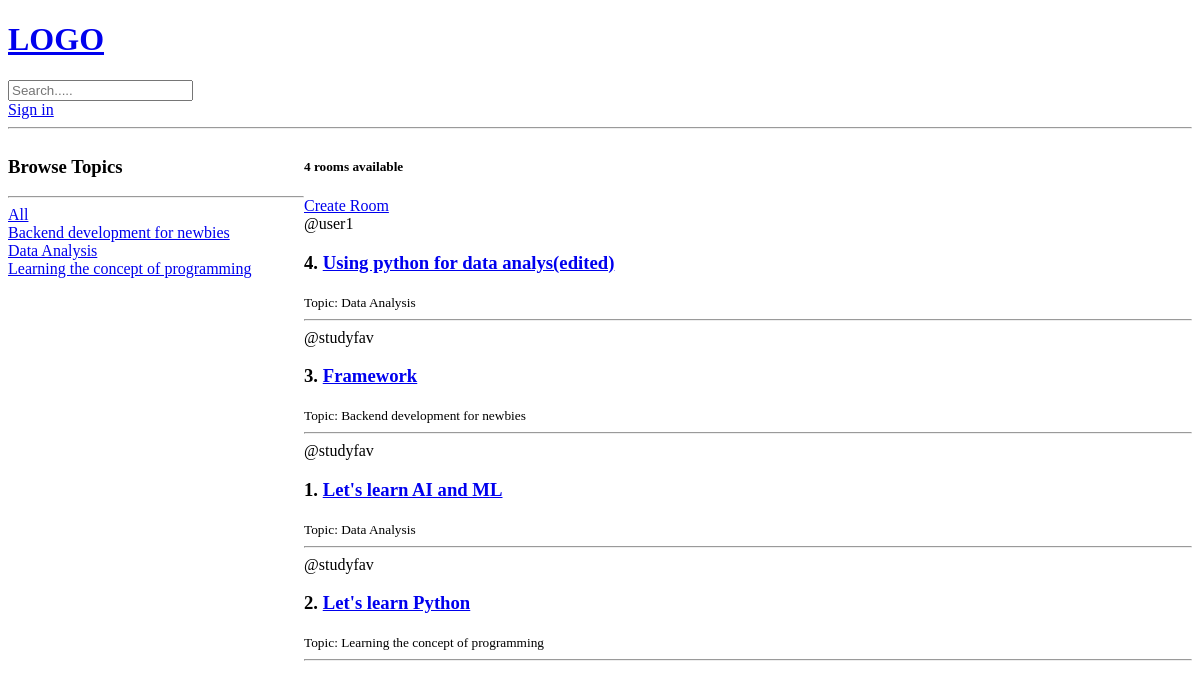
Before: / with the older database file.
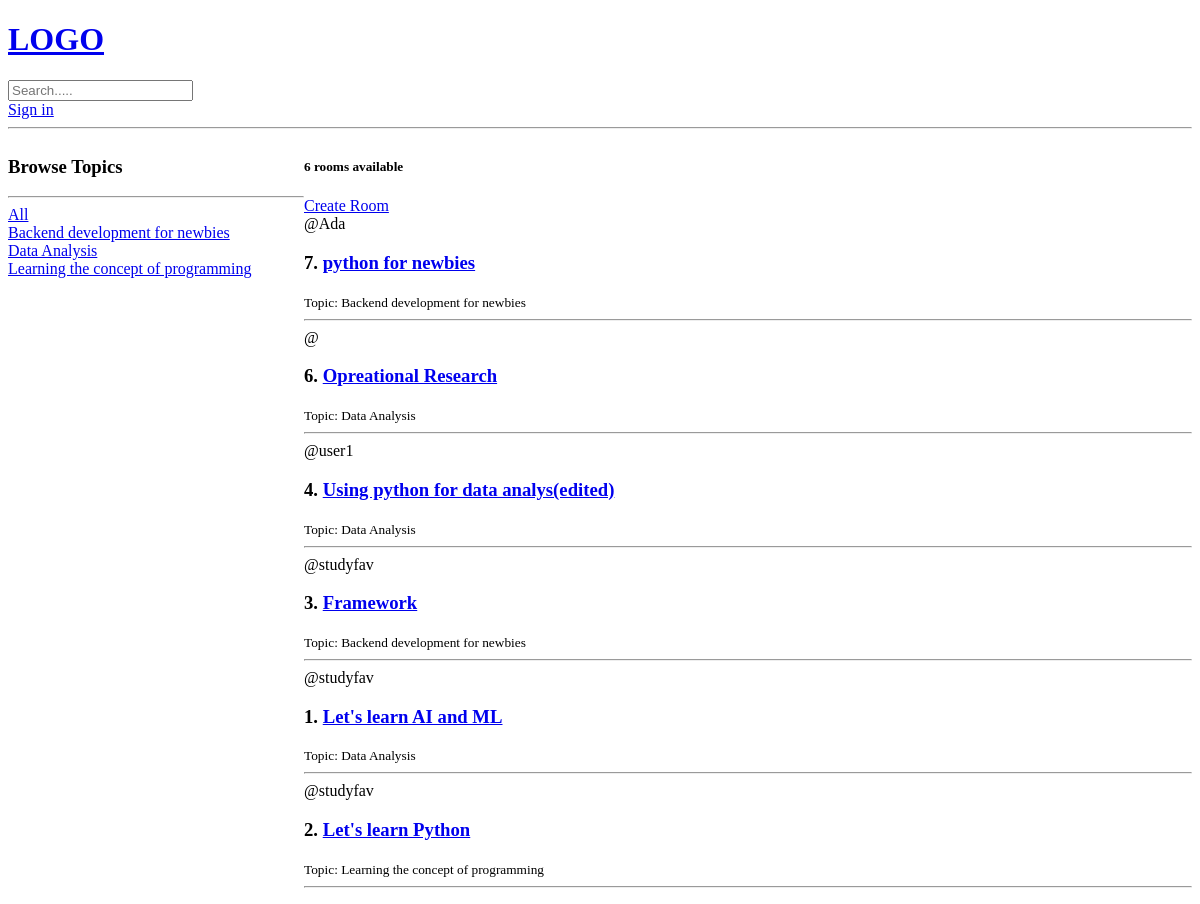
After: the same page with the newer database file.
### base/models.py (models this page shows, shortened)
class Topic(models.Model):
  name = models.CharField(max_length=200)

class Room(models.Model):
  host = models.ForeignKey(User, on_delete=models.SET_NULL, null=True)
  topic = models.ForeignKey(Topic, on_delete=models.SET_NULL, null=True)
  name = models.CharField(max_length=200)
  description = models.TextField(null=True, blank=True)
  updated = models.DateTimeField(auto_now=True)
  created = models.DateTimeField(auto_now_add=True)
  class Meta:
    ordering = ['-updated', '-created']

### base/views.py (the view)
# urls.py: path('', views.home, name='home'),
def home(request):
  q =  request.GET.get('q') if request.GET.get('q') != None else ''
  rooms = Room.objects.filter(
    Q(topic__name__icontains=q) |
    Q(name__icontains=q) |
    Q(description__icontains=q)
    )
  topics = Topic.objects.all()
  room_count = rooms.count()
  context = {'rooms': rooms, 'topics':topics, 'room_count': room_count}
  return render(request, 'base/home.html', context)

### base/templates/base/home.html (shortened to what this page needs)
{% extends 'main.html' %}
{% block content %}
<div class="home-container">
  <div>
    <h3>Browse Topics</h3>
    <hr />
    <div>
      <a href="{% url 'home' %}">All</a>
    </div>
    {% for topic in topics %}
    <div>
      <a href="{% url 'home' %}?q={{topic.name}}">{{topic.name}}</a>
    </div>
    {% endfor %}
  </div>
  <div>
    <h5>{{room_count}} rooms available</h5>
    <a href="{% url 'create-room' %}">Create Room</a>
    <div>
      {% for room in rooms %}
      <div>
        <span>@{{room.host.username}}</span>
        <h3>
          {{room.id}}. <a href="{% url 'room' room.id %}">{{room.name}}</a>
        </h3>
        <small>Topic: {{room.topic.name}}</small>
        <hr />
      </div>
      {% endfor %}
    </div>
  </div>
</div>
{% endblock content %}

### templates/main.html (shortened to what this page needs)
<!DOCTYPE html>
<html lang="en">
  <head>
  </head>
  <body>
    {% include 'navbar.html' %}  {% block content %} {% endblock content %}
  </body>
</html>

### templates/navbar.html
<a href="#">
  <h1>LOGO</h1>
</a>
<form action="{% url 'home' %}" method="GET">
  <input type="text" name="q" placeholder="Search....." />
</form>
{% if request.user.is_authenticated %}
<a href="{% url 'logout' %}">Logout</a>
{% else %}
<a href="{% url 'signin' %}">Sign in</a>
{% endif %}
<hr />

### base/templates/base/home.html (style rules this page uses)
.home-container { display: grid; grid-template-columns: 1fr 3fr; }

Changed rows visible on the page:
added Room: host.username "Ada", id "7", name "python for newbies", topic.name "Backend development for newbies"
added Room: id "6", name "Opreational Research", topic.name "Data Analysis"
Other visible differences:
{{ room_count }}: "4" → "6"
